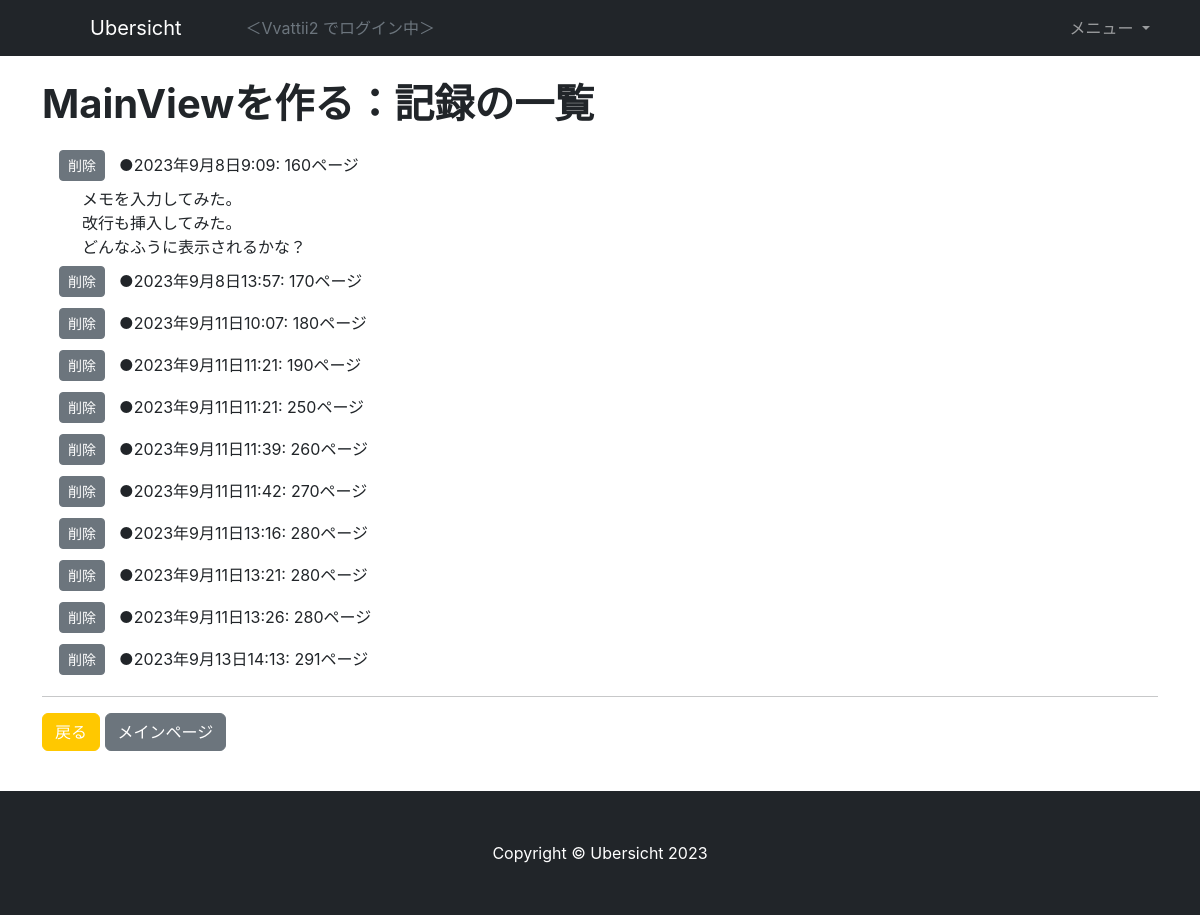
/record/1 (signed in), run on the app's committed database.
### accounts/models.py (models this page shows)
class CustomUser(AbstractUser):
    dream = models.TextField(verbose_name="なりたい自分", max_length=200, blank=True, null=True)

### todo/models.py (models this page shows, shortened)
class Todos(models.Model):
    goal = models.ForeignKey(Goals, on_delete=models.CASCADE)
    title = models.CharField(verbose_name='タイトル', max_length=50)
    from_date = models.DateField(verbose_name='作成日', auto_now_add=True)
    until_date = models.DateField(verbose_name='期日', null=True, blank=True)
    image = models.ImageField(verbose_name='画像', null=True, blank=True,
                            upload_to='todo/images/')
    timer = models.IntegerField(verbose_name='タイマー', null=True, blank=True)
    amount = models.IntegerField(verbose_name='合計', null=True, blank=True)
    type = models.CharField(verbose_name='タイプ', default='task', max_length=20,
                            choices=TypeChoices.choices)
    current = models.IntegerField(verbose_name='進捗', default=0)
    memo = models.TextField(verbose_name='メモ', null=True, blank=True)
    state = models.IntegerField(verbose_name='状態', default=State.NORMAL.value)
    every_ndays = models.IntegerField(verbose_name='繰り返し期間', null=True, blank=True)
    @property
    def unit(self) -> str:
        if self.type == 'task':
            return ''
        elif self.type == 'training':
            return '回'
        elif self.type == 'exam':
            return '点'
        elif self.type == 'reading':
            return 'ページ'
        else:
            return ''

class Records(models.Model):
    todo = models.ForeignKey(Todos, on_delete=models.CASCADE)
    done_at = models.DateTimeField(verbose_name='日時', auto_now_add=True)
    num = models.IntegerField(verbose_name='数量', null=True, blank=True)
    memo = models.TextField(verbose_name='メモ', null=True, blank=True, max_length=200)

### todo/views.py (the view)
# urls.py: path('record/<int:pk>', RecordListView.as_view(), name='record_list'),
@method_decorator(login_required, name='dispatch')
class RecordListView(GetGoal, ListView):
    template_name = 'record_list.html'
    model = Records
    context_object_name = 'records'
    def get_queryset(self) -> QuerySet[Any]:
        todo=Todos.objects.get(pk=self.kwargs['pk'])
        return Records.objects.filter(todo=todo)
    def get_context_data(self, **kwargs: Any) -> dict[str, Any]:
        context = super().get_context_data(**kwargs)
        context['todo'] = Todos.objects.get(pk=self.kwargs['pk'])
        return context

### todo/views.py (called while the page is built)
def get_goal(user) -> Optional[Goals]:
    if user.is_anonymous:
        return None
    goal = Goals.objects.filter(user=user, is_completed=False)
    if goal.exists():
        return goal[0]
    else:
        return None

    def get_context_data(self, **kwargs):
        context = super().get_context_data(**kwargs)
        context['goal'] = get_goal(self.request.user)
        return context

### todo/templates/record_list.html (shortened to what this page needs)
{% extends 'base.html' %}
{% load static %}
{% block contents %}
<div class="container">
    <div class="row">
        <div class="col my-4">
            <h1>{{ todo.title }}：記録の一覧</h1>
            <table class="m-sm-3">
                {% for record in records %}
                <tr>
                    <td width=60><a href="{% url 'todo:record_delete' pk=record.pk %}" class="btn btn-secondary btn-sm">削除</a></td>
                    <td><div class="py-2">●{{ record.done_at }}: {{ record.num }}{{ todo.unit }}</div></td>
                </tr>
                {% if record.memo %}
                <tr>
                    <td colspan=2 class="px-4" style="white-space: pre-wrap; word-wrap: break-word;">{{ record.memo }}</td>
                </tr>
                {% endif %}
                {% endfor %}
            </table>
            <hr>
            <p>
                <a href="{% url 'todo:todo_detail' pk=todo.pk %}" class="btn btn-primary">戻る</a>
                <a href="{% url 'todo:main' %}" class="btn btn-secondary">メインページ</a>
            </p>
        </div>
    </div>
</div>
{% endblock contents %}

### todo/templates/base.html (shortened to what this page needs)
{% load static %}
<!DOCTYPE html>
<html lang="ja">
    <head>
        <link href="{% static 'css/styles.css' %}" rel="stylesheet" />
    </head>
    <body>
        <nav class="navbar navbar-expand-md navbar-dark bg-dark">
            <div class="container">
                {% if user.is_authenticated %}
                <a class="navbar-brand px-5" href="{% url 'todo:main' %}">Ubersicht</a>
                {% else %}
                <a class="navbar-brand px-5" href="{% url 'todo:index' %}">Ubersicht</a>
                {% endif %}
                <div class="collapse navbar-collapse" id="navbarSupportedContent">
                    {% if user.is_authenticated %}
                    <div class="text-muted justify-content-end">
                        ＜{{ user.username }} でログイン中＞
                    </div>
                    {% endif %}
                    <ul class="navbar-nav ms-auto">
                        <li class="nav-item dropdown">
                        <a class="nav-link dropdown-toggle" href="#" id="navbarDropdown" role="button" data-bs-toggle="dropdown" aria-haspopup="true" aria-expanded="false">
                            メニュー
                        </a>
                        </li>
                    </ul>
                </div>
            </div>
        </nav>
        {% block contents %}{% endblock contents %}
        <footer class="py-5 bg-dark">
            <div class="container px-4 px-lg-5"><p class="m-0 text-center text-white">Copyright &copy; Ubersicht 2023</p></div>
        </footer>
    </body>
</html>

### data on the page
CustomUser: username "Vvattii2"
Todos: title "MainViewを作る", unit "ページ"
Records: done_at "2023年9月8日9:09", num "160", memo "メモを入力してみた。 改行も挿入してみた。 どんなふうに表示されるかな？"
Records: done_at "2023年9月8日13:57", num "170"
Records: done_at "2023年9月11日10:07", num "180"
Records: done_at "2023年9月11日11:21", num "190"
Records: done_at "2023年9月11日11:21", num "250"
Records: done_at "2023年9月11日11:39", num "260"
Records: done_at "2023年9月11日11:42", num "270"
Records: done_at "2023年9月11日13:16", num "280"
Records: done_at "2023年9月11日13:21", num "280"
Records: done_at "2023年9月11日13:26", num "280"
Records: done_at "2023年9月13日14:13", num "291"
